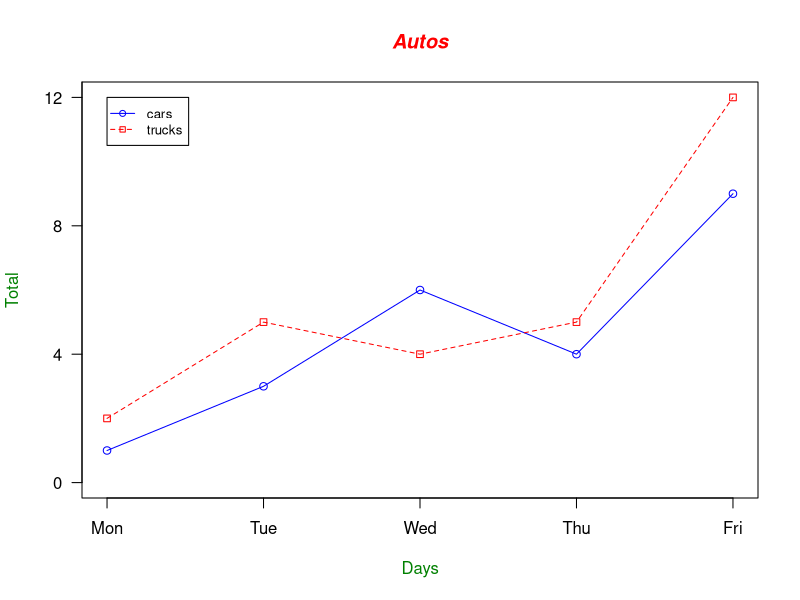

Recreate this plot in R.
# Producing Simple Graphs in R
# Author: Frank McCown
# Source: https://sites.harding.edu/fmccown/r/#dotcharts
# Date: 2016-06

# Line Charts

# Define 2 vectors
cars <- c(1, 3, 6, 4, 9)
trucks <- c(2, 5, 4, 5, 12)

# Calculate range from 0 to max value of cars and trucks
g_range <- range(0, cars, trucks)

# Graph autos using y axis that ranges from 0 to max 
# value in cars or trucks vector.  Turn off axes and 
# annotations (axis labels) so we can specify them ourself
plot(cars, type="o", col="blue", ylim=g_range, 
     axes=FALSE, ann=FALSE)

# Make x axis using Mon-Fri labels
axis(1, at=1:5, lab=c("Mon","Tue","Wed","Thu","Fri"))

# Make y axis with horizontal labels that display ticks at 
# every 4 marks. 4*0:g_range[2] is equivalent to c(0,4,8,12).
axis(2, las=1, at=4*0:g_range[2])

# Create box around plot
box()

# Graph trucks with red dashed line and square points
lines(trucks, type="o", pch=22, lty=2, col="red")

# Create a title with a red, bold/italic font
title(main="Autos", col.main="red", font.main=4)

# Label the x and y axes with dark green text
title(xlab="Days", col.lab=rgb(0,0.5,0))
title(ylab="Total", col.lab=rgb(0,0.5,0))

# Create a legend at (1, g_range[2]) that is slightly smaller 
# (cex) and uses the same line colors and points used by 
# the actual plots 
legend(1, g_range[2], c("cars","trucks"), cex=0.8, 
       col=c("blue","red"), pch=21:22, lty=1:2);
